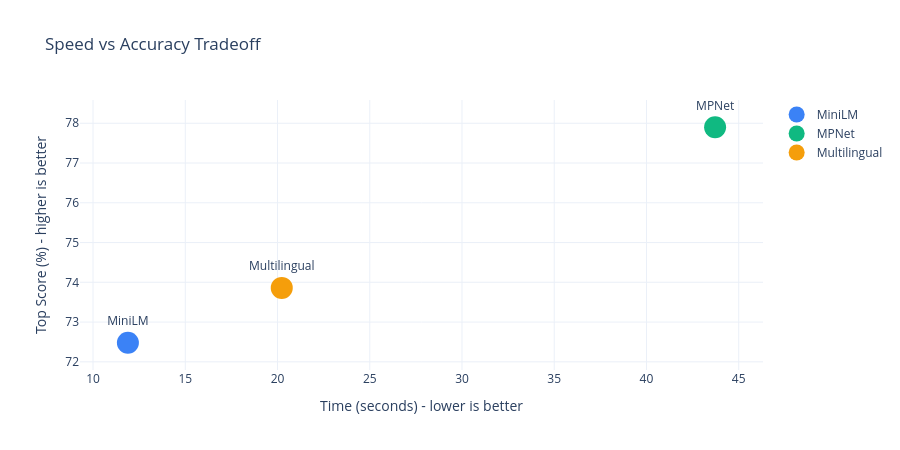

This figure's notebook cell:
### Markdown cell above
### Chart 3 - Speed vs Accuracy Tradeoff

### Code cell
colors     = ['#3B82F6', '#10B981', '#F59E0B']
models     = list(all_results.keys())
speeds     = [timing[m] for m in models]
top_scores = [round(all_results[m][0]['score'] * 100, 2) for m in models]

fig3 = go.Figure()

for i, model in enumerate(models):
    fig3.add_trace(go.Scatter(
        x            = [speeds[i]],
        y            = [top_scores[i]],
        mode         = 'markers+text',
        name         = model,
        text         = [model],
        textposition = 'top center',
        marker       = dict(size=22, color=colors[i])
    ))

fig3.update_layout(
    title       = 'Speed vs Accuracy Tradeoff',
    xaxis_title = 'Time (seconds) - lower is better',
    yaxis_title = 'Top Score (%) - higher is better',
    template    = 'plotly_white',
    height      = 450
)

fig3.show()

### Figure 1 — Plotly figure (JSON) as saved in the notebook; plotly's stock layout.template omitted (floating-point values rounded to 4 significant figures)
{"data": [{"marker": {"color": "#3B82F6", "size": 22}, "mode": "markers+text", "name": "MiniLM", "text": ["MiniLM"], "textposition": "top center", "type": "scatter", "x": [11.89], "y": [72.48]}, {"marker": {"color": "#10B981", "size": 22}, "mode": "markers+text", "name": "MPNet", "text": ["MPNet"], "textposition": "top center", "type": "scatter", "x": [43.72], "y": [77.9]}, {"marker": {"color": "#F59E0B", "size": 22}, "mode": "markers+text", "name": "Multilingual", "text": ["Multilingual"], "textposition": "top center", "type": "scatter", "x": [20.23], "y": [73.86]}], "layout": {"height": 450, "title": {"text": "Speed vs Accuracy Tradeoff"}, "xaxis": {"title": {"text": "Time (seconds) - lower is better"}}, "yaxis": {"title": {"text": "Top Score (%) - higher is better"}}}}
